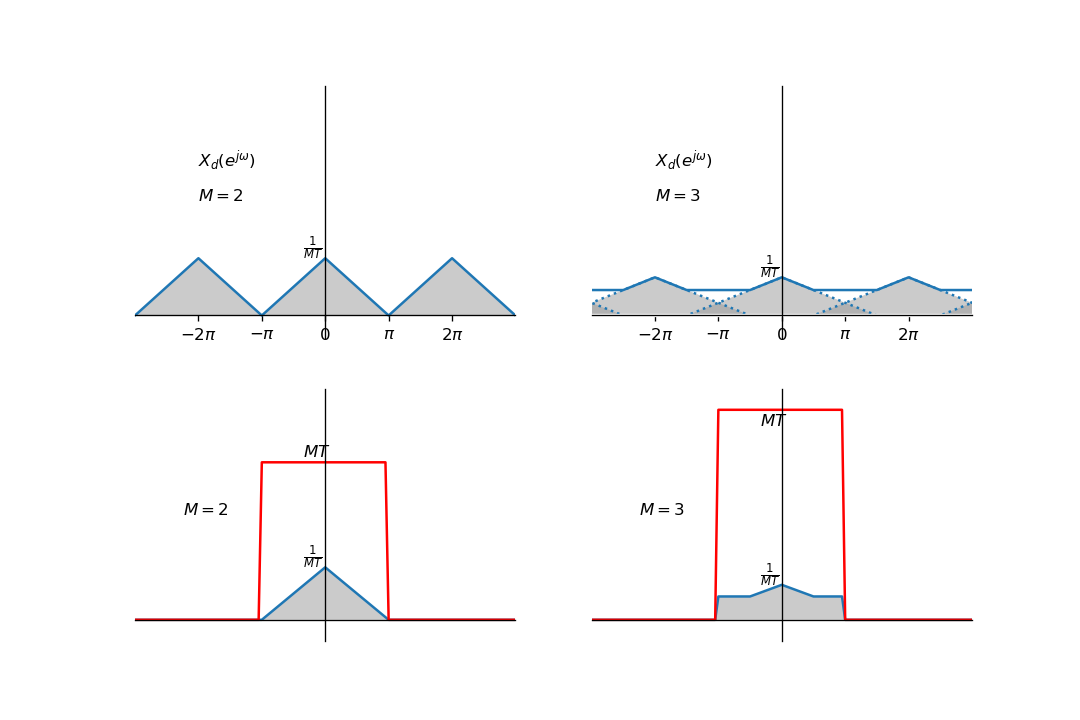

Here is the Python script that generated this plot:
import numpy as np
import matplotlib.pyplot as plt

def axesCross(ax):
    ax.spines['left'].set_position('zero')
    ax.spines['bottom'].set_position('zero')
    ax.spines['right'].set_color('none')
    ax.spines['top'].set_color('none')

def periodization(f, T, times, ax=None):
    limit = np.floor(T*times/2)
    x = np.arange(-limit, limit, .1)
    sumY = 0
    for n in np.arange(times):
        y1 = f(x-T*n)
        sumY = sumY + y1
        if ax is not None:
            ax.plot(x, y1, color='C0', linestyle=':')
            ax.fill_between(x, 0, y1, facecolor='#999999', alpha=.5)

        if n != 0:
            y2 = f(x+T*n)
            sumY = sumY + y2
            if ax is not None:
                ax.plot(x, y2, color='C0', linestyle=':')
                ax.fill_between(x, 0, y2, facecolor='#999999', alpha=.5)
    return x, sumY

f = lambda x: np.where(x<=-1, 0, np.where(x<0, x+1, np.where(x<1, 1-x, 0)))
# g for downsampling, M is the down rate
g = lambda x,M: np.where(x<=-M, 0, np.where(x<0, 1.0/(M**2)*x+1.0/M, np.where(x<M, 1.0/M-1.0/(M**2)*x, 0)))
g2 = lambda x:g(x, 2)
g3 = lambda x:g(x, 3)
lowpass = lambda x: np.where(abs(x)>2, 0, 1)

x = np.arange(-10, 10, .1)
y = g2(x)

fig = plt.figure(figsize=(9,6), dpi=120)
(ax1, ax2),(ax3, ax4) = fig.subplots(2, 2)

axesCross(ax1)
ax1.set_ylim(-.2, 2)
ax1.set_xlim(-6, 6)
ax1.xaxis.set_ticks([-4, -2, 0, 2, 4])
ax1.xaxis.set_ticklabels([r"$-2\pi$", r"$-\pi$", r"$0$", r"$\pi$", r"$2\pi$"])
ax1.yaxis.set_ticks([])
#ax1.yaxis.set_ticklabels([r"$\frac{1}{MT}$"])
x1, y1 = periodization(g2, 2*2, 10)
ax1.plot(x1, y1)
ax1.fill_between(x1, 0, y1, facecolor='#999999', alpha=.5)
ax1.annotate(r"$M=2$",xy=(0, 0), xytext=(-4, 1))
ax1.annotate(r"$X_d(e^{j\omega})$",xy=(0, 0), xytext=(-4, 1.3))
ax1.annotate(r"$\frac{1}{MT}$",xy=(0, 0), xytext=(-.7, 1.0/2+.05))

axesCross(ax2)
ax2.set_ylim(-.2, 2)
ax2.set_xlim(-6, 6)
ax2.xaxis.set_ticks([-4, -2, 0, 2, 4])
ax2.xaxis.set_ticklabels([r"$-2\pi$", r"$-\pi$", r"$0$", r"$\pi$", r"$2\pi$"])
ax2.yaxis.set_ticks([])
#ax2.yaxis.set_ticklabels([r"$\frac{1}{MT}$"])
x2, y2 = periodization(g3, 2*2, 10, ax2)
ax2.plot(x2, y2)
ax2.annotate(r"$M=3$", xy=(0, 0), xytext=(-4, 1))
ax2.annotate(r"$X_d(e^{j\omega})$",xy=(0, 0), xytext=(-4, 1.3))
ax2.annotate(r"$\frac{1}{MT}$", xy=(0, 0), xytext=(-.7, 1.0/3+.05))
ax2.plot(x2, np.full(x2.shape, 0), color='w', linewidth=2)

axesCross(ax3)
l1 = 1.5*lowpass(x1)
y1_lowpass = y1*lowpass(x1)
ax3.set_ylim(-.2, 2.2)
ax3.set_xlim(-6, 6)
ax3.xaxis.set_ticks([])
ax3.yaxis.set_ticks([])
ax3.plot(x1, y1_lowpass)
ax3.plot(x1, l1, color='r')
ax3.fill_between(x1, 0, y1_lowpass, facecolor='#999999', alpha=.5)
ax3.annotate(r"$MT$", xy=(0, 0), xytext=(-.7, 1.55))
ax3.annotate(r"$\frac{1}{MT}$", xy=(0, 0), xytext=(-.7, 1.0/2+.05))
ax3.annotate(r"$M=2$", xy=(0, 0), xytext=(-4.5, 1))

axesCross(ax4)
l2 = 2*lowpass(x2)
y2_lowpass = y2*lowpass(x2)
ax4.set_ylim(-.2, 2.2)
ax4.set_xlim(-6, 6)
ax4.xaxis.set_ticks([])
ax4.yaxis.set_ticks([])
ax4.plot(x2, y2_lowpass)
ax4.plot(x2, l2, color='r')
ax4.fill_between(x2, 0, y2_lowpass, facecolor='#999999', alpha=.5)
ax4.annotate(r"$MT$", xy=(0, 0), xytext=(-.7, 1.85))
ax4.annotate(r"$\frac{1}{MT}$", xy=(0, 0), xytext=(-.7, 1.0/3+.05))
ax4.annotate(r"$M=3$", xy=(0, 0), xytext=(-4.5, 1))

plt.show()
fig.savefig("DownSampling.png", format='png')
